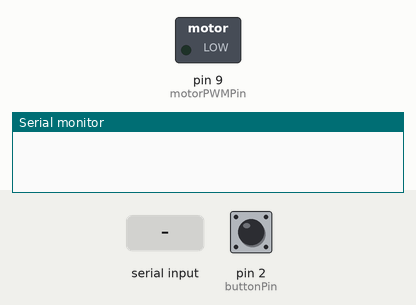
A sketch run on a simulated Arduino Uno, built with avr-gcc and run on an emulated ATmega328P. Parts: switched loads named in the sketch (green lamp = pin HIGH), the last lines printed to the serial monitor. Inputs (shaded band) come from the test bench; at power-on: pin 2 (buttonPin) HIGH.

Above: at 1.2 s.
1.3 s: "P:128\n" received over the second serial link
At 2.2 s:
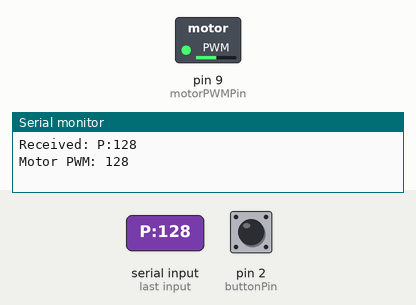
4.5 s: "P:,45\n" received over the second serial link
At 5.8 s:
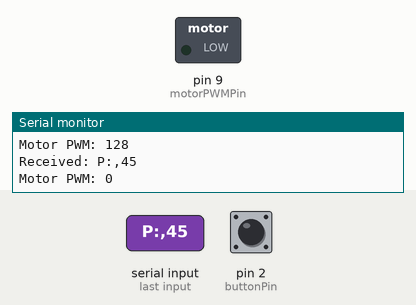
Timing chart, 0 to 7.5 s (numbered marks = the images above; inputs shaded):
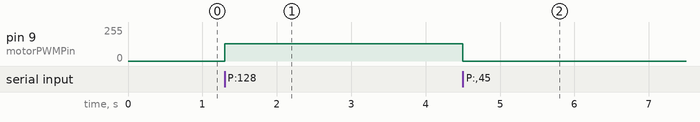

Measured:
- after the input at 1.3 s, pin 9 (motorPWMPin): 0/255 → 128/255 at once
- after the input at 4.5 s, pin 9 (motorPWMPin): 128/255 → 0/255 at once

The sketch:

Master_Node.ino
```cpp
#include <SoftwareSerial.h>

const int buttonPin = 2;
const int motorPWMPin = 9;
SoftwareSerial BTSerial(10, 11); // RX, TX
int motorSpeed = 0;

bool lastButtonState = HIGH;

void setup() {
  pinMode(buttonPin, INPUT);
  pinMode(motorPWMPin, OUTPUT);

  Serial.begin(9600);
  BTSerial.begin(9600); // 根據你的 HC-05 正常通訊鮑率設定 (通常為 9600 或 38400)
}

void loop() {
  // 1. 讀取按鈕狀態並傳送指令控制 B 的 LED
  bool currentButtonState = digitalRead(buttonPin);
  if (currentButtonState != lastButtonState) {
    delay(50); // 簡易去彈跳 (Debounce)
    if (currentButtonState == LOW) { // 按下按鈕
      BTSerial.println("B:1");
      Serial.println("傳送: 1 (開燈)");
      //BTSerial.println("Turn on the LED");
    } else { // 放開按鈕
      BTSerial.println("B:0");
      Serial.println("傳送: 0 (關燈)");
    }
    lastButtonState = currentButtonState;
  }

  if (BTSerial.available()) {
    String command = BTSerial.readStringUntil('\n');
    command.trim();

    Serial.print("Received: ");
    Serial.println(command);

    if (command.startsWith("P:")) {

      // 把 "P:128" 的 "P:" 去掉，只留下 "128"
      motorSpeed = command.substring(2).toInt();

      // 保證數值只在 PWM 合法範圍
      motorSpeed = constrain(motorSpeed, 0, 255);

     // 輸出 PWM 給馬達驅動電路
      analogWrite(motorPWMPin, motorSpeed);

      Serial.print("Motor PWM: ");
      Serial.println(motorSpeed);
    }
  }
}
```
